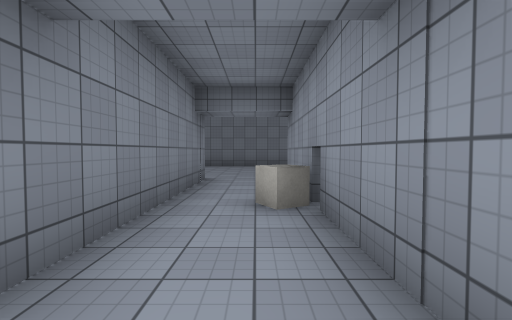
view 1 (above)

16 first-person views from a walk through a scene from a Unity 3-D project. The camera is 1.4 m above the floor, tilts 2° down and sees 85° across. The floor is counted in squares, 2 m on a side. Each view is taken from the middle of a square. On the plan, view 1 faces up. The plan holds only what a view shows up to about 9 squares ahead; the rest is blank. The place goes on beyond the plan. The player character is not drawn. Door leaves are left out, so doorways stand open. Surface patterns are stand-ins for the level's own textures.

view 2
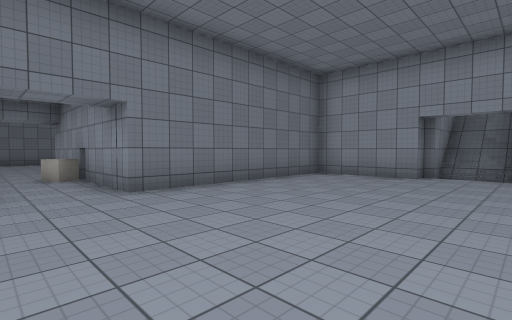

view 3
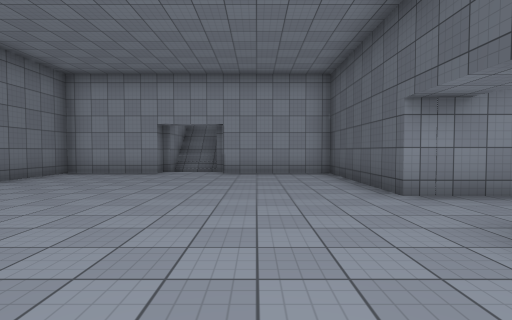

view 4
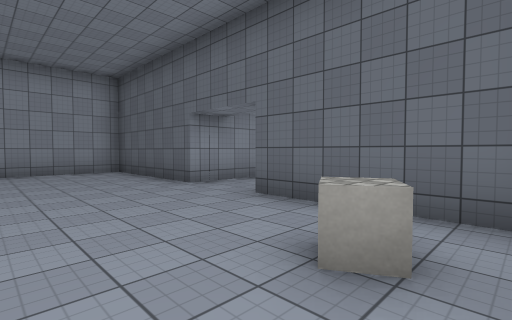

view 5
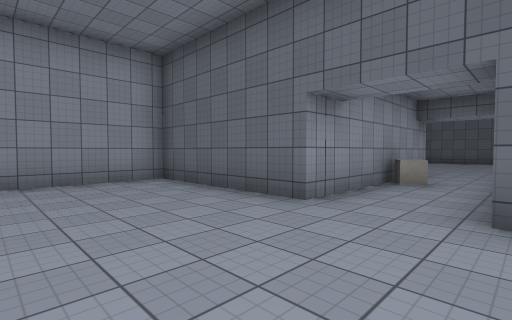

view 6
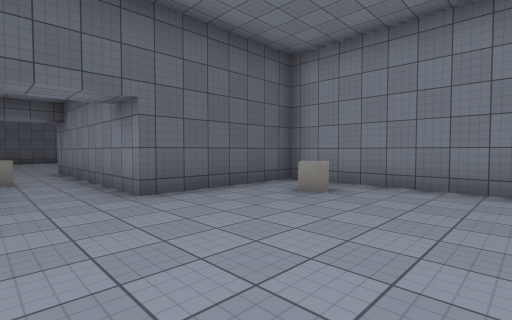

view 7
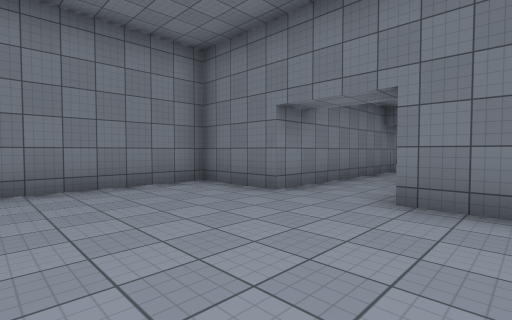

view 8
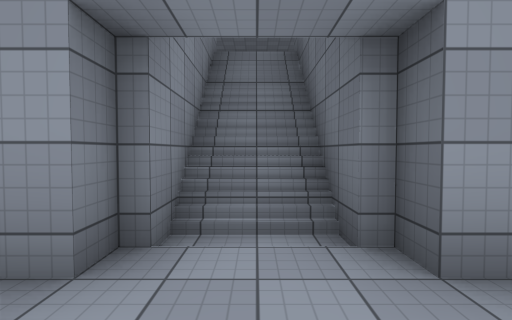

view 9
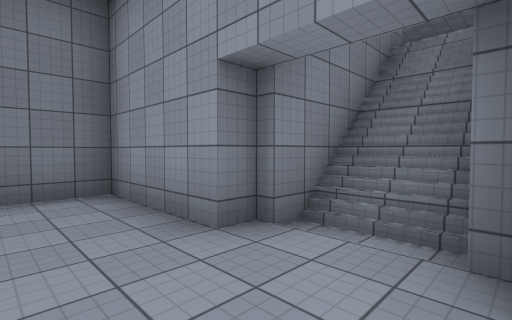

view 10
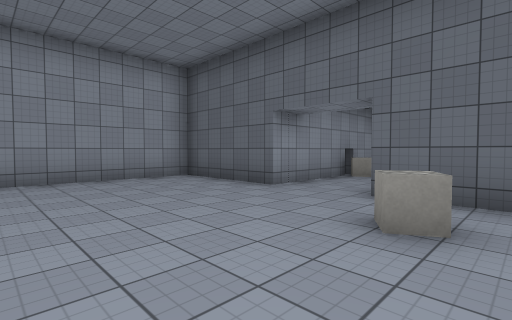

view 11
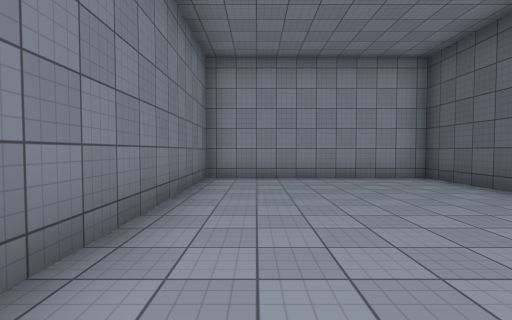

view 12
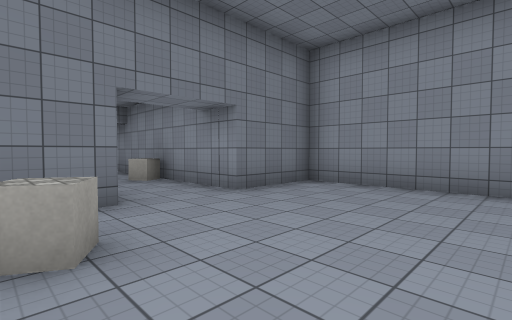

view 13
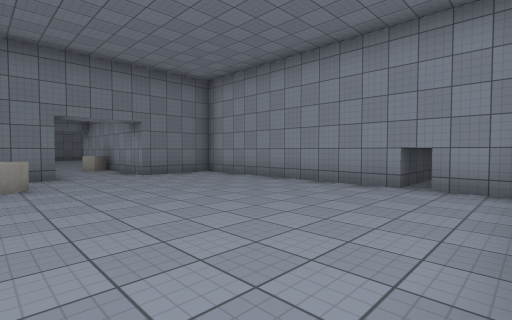

view 14
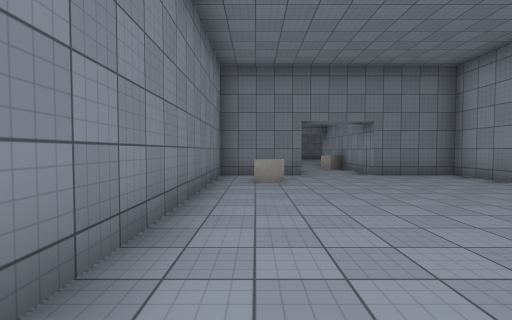

view 15
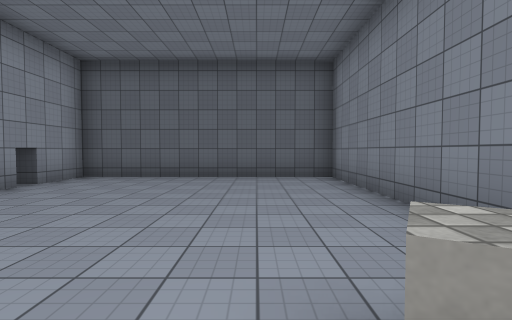

view 16
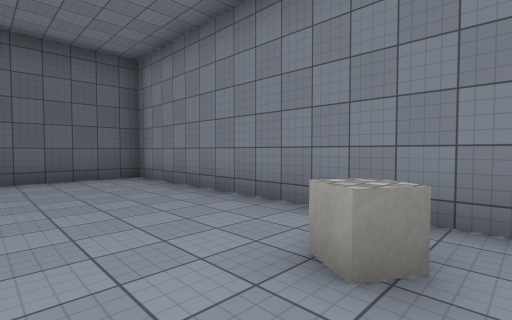

### Floor plan
Ten units are one square. View 1 is at (0, 0); x grows to the right and y downward. Boxes are objects, and circles mark ways between rooms. Rooms are numbered by the first view taken in them; rooms with no view inside come last. Other rooms are left out.
<svg viewBox="-40 -127 155 344">
<path fill="none" stroke="#000" d="M-12 -7 -35 -7 -35 1M23 73 65 73 65 40M65 20 65 -7 8 -7M70 40 70 37M-35 73 2 73M8 -67 40 -67 40 -122 -17 -122M-29 -67 -12 -67M2 133 -20 133 -20 212 45 212 45 133 23 133M2 73 2 133M23 133 23 73M-12 -67 -12 -7M8 -7 8 -67M105 22 70 22M70 37 105 37"/>
<rect x="-25" y="55" width="10" height="10" fill="#bbb"><title>other object</title></rect>
<rect x="-25" y="-85" width="10" height="10" fill="#bbb"><title>other object</title></rect>
<rect x="-15" y="145" width="10" height="10" fill="#bbb"><title>other object</title></rect>
<rect x="15" y="95" width="10" height="10" fill="#bbb"><title>other object</title></rect>
<rect x="-5" y="-45" width="10" height="10" fill="#bbb"><title>other object</title></rect>
<circle cx="15" cy="75" r="3" fill="#2a7"/>
<circle cx="-5" cy="-15" r="3" fill="#2a7"/>
<circle cx="70" cy="30" r="3" fill="#2a7"/>
<circle cx="-5" cy="-65" r="3" fill="#2a7"/>
<circle cx="15" cy="125" r="3" fill="#2a7"/>
<text x="10" y="30">1</text>
<text x="0" y="-100">2</text>
<text x="10" y="170">3</text>
<text x="10" y="100">4</text>
<text x="-10" y="-40">5</text>
<text x="90" y="30">6</text>
</svg>
Room 1 opens to room 4. Room 1 opens to room 5. Room 1 opens to room 6. Room 2 opens to room 5. Room 3 opens to room 4.

Where each view was taken, in squares from view 1:
view 1: 0 up, 0 right, facing up
view 2: 4 down, 1 left, facing up-right
view 3: 5 down, 2 left, facing right
view 4: 4 down, 3 left, facing down-right
view 5: 4 down, 0 right, facing down-right
view 6: 3 down, 2 right, facing down-left
view 7: 3 down, 2 right, facing up-left
view 8: 3 down, 5 right, facing right
view 9: 4 down, 5 right, facing up-right
view 10: 11 up, 3 left, facing down-right
view 11: 11 up, 3 left, facing right
view 12: 17 down, 1 left, facing up-right
view 13: 21 down, 1 left, facing up-right
view 14: 21 down, 1 left, facing up
view 15: 14 down, 0 right, facing down
view 16: 14 down, 1 right, facing down-left
